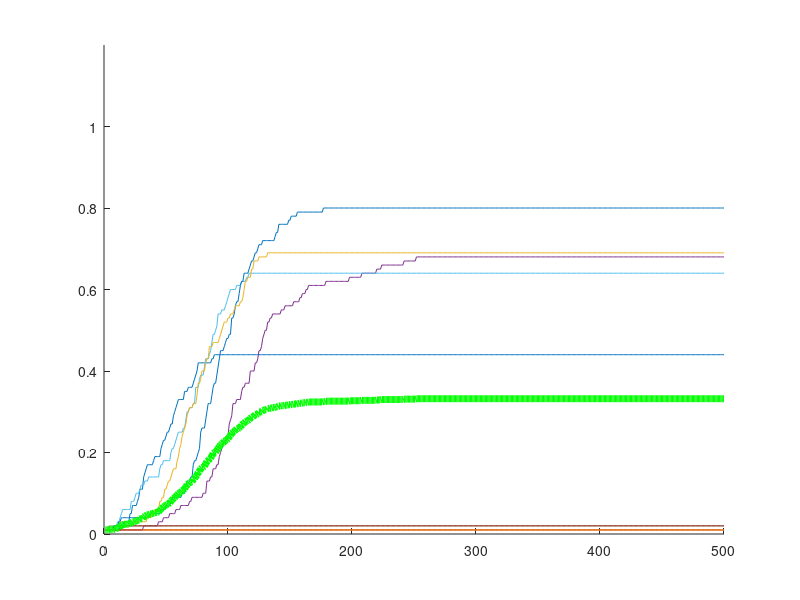

MATLAB code to generate this figure:
%% Simulation on an SEIR model on BA and WS random graphs, for Fig. 2E,F
clear all
%close all
tic

n = 100; % Number of nodes
ws_graph = 0; % 0 for BA, 1 for WS

A = zeros(n,n);
m = 5;
%% Barabasi-Albert graph
A(1:m,1:m) = 1;
for i = 1:m
    A(i,i) = 0;
end
for i = m+1:n
   v = sum(A(1:i,:),2);
   j = 0;
   while j < m
       new_node = find(rand<cumsum(v)/sum(v),1,'first');
       if (A(new_node,i) ~= 1)
           A(new_node,i) = 1;
           A(i,new_node) = 1;
           j = j + 1;
       end
   end
end

correction_factor = 1;
%% Watts-Strogatz graph
if ws_graph
    K = 5;
    beta = 0.5;
    g = WattsStrogatz(n,K,beta);
    A = full(adjacency(g));
    correction_factor = 2;
end


figure; hold on;

AT = [];
BT = [];

NUM_INF = [];
tend = 500;
sum_S = zeros(tend,n);

d = mean(sum(A,2));
X=sum(A,2);
CV = std(X)/mean(X);

ADDTRANS = [];
BOUNCE = [];

%f = 0.3;
HERD = [];
HIT = [];
for J = 1:10
num_infected = [];
Pi = 0.2; % delta (1/5 days)
Pr = 0.0667; % gamma
Pe = 3*Pr/d/(1+CV^2); % beta

S(1,:) = zeros(1,n);
H = zeros(1,tend);
init = 0;
while init < n/100
    ix = rand;
    if S(1,floor(ix*n)+1) ~=2
        S(1,floor(ix*n)+1) = 2; % Seed the initial infected
        init = init + 1;
    end
end
num_infected(1) = n/100;
allA{1} = A;
% States: 0, susceptible, 1, exposed, 2, infected, 3 recovered

this_A = A;
deg_dist = sum(A,2);
%sspreaders = find(deg_dist>10);

for t = 2:tend
    %S(t-1,sspreaders) = 3; % Superspreaders are removed
    exposed = [];
    infected = [];
    recovered = [];
    herd = 0;
    expect = [];
    for i = 1:n
        if S(t-1,i) == 0 % Susceptible
             if max(S(t-1,this_A(i,:)==1)==2)
                 herd = herd + 1;
             end
        end
            
        if S(t-1,i) == 1 % Exposed
            if rand < Pi
                infected = [infected i];
            end
        end

        if S(t-1,i) == 2 % Infected
            R0S = length(find(S(t-1,this_A(i,:)==1)==0))/sum(this_A(i,:));
            if isnan(R0S)
                R0S = 0;
            end
            expect = [expect R0S];
            if rand < Pr
                recovered = [recovered i];

            end
            for j = 1:n
                if this_A(i,j) && (S(t-1,j) == 0) % Connected and susceptible
                    if rand < Pe
                        exposed = [exposed j];
                    end
                end
            end
        end
        
%         if t == 300
%             if (S(t-1,i) == 0) && (rand<f)
%                 infected = [infected i];
%             end
%         end
    end
    
    S(t,:) = S(t-1,:);
    S(t,exposed) = 1;
    S(t,infected) = 2;
    S(t,recovered) = 3;
    H(t) = mean(expect); % fraction of at-risk individuals
    if isnan(H(t))
        H(t) = 0;
    end
    num_infected(t) = length(infected);
    allA{t} = this_A;
end

HERD(:,J) = H;
xx=find(H*3<1);
yy=cumsum(num_infected)/n;
HIT(J) = yy(xx(2));
plot(cumsum(num_infected)/n)
NUM_INF(:,J) = cumsum(num_infected)/n;
sum_S = sum_S + S;
BOUNCE(J) = yy(300)-yy(299);
ADDTRANS(J) = yy(500)-yy(299);
end


plot(mean(NUM_INF,2),'g','LineWidth',5)
ylim([0 1.2])

%% Plot evolution of graph
% figure; 
% time = [1 45 52 60 150 200];
% for i = 1:6
%     G = graph(allA{time(i)});
%     subplot(1,6,i)
%     h = plot(G,'NodeLabel',{});
%     highlight(h,find(S(time(i),:)==0),'NodeColor','k')
%     highlight(h,find(S(time(i),:)==1),'NodeColor','r')
%     highlight(h,find(S(time(i),:)==2),'NodeColor','g')
%     highlight(h,find(S(time(i),:)==3),'NodeColor','b')
% end